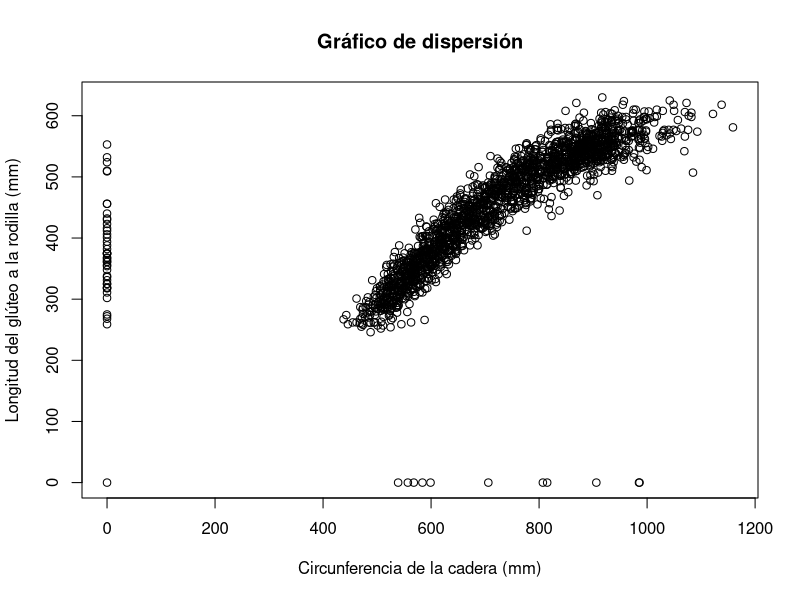
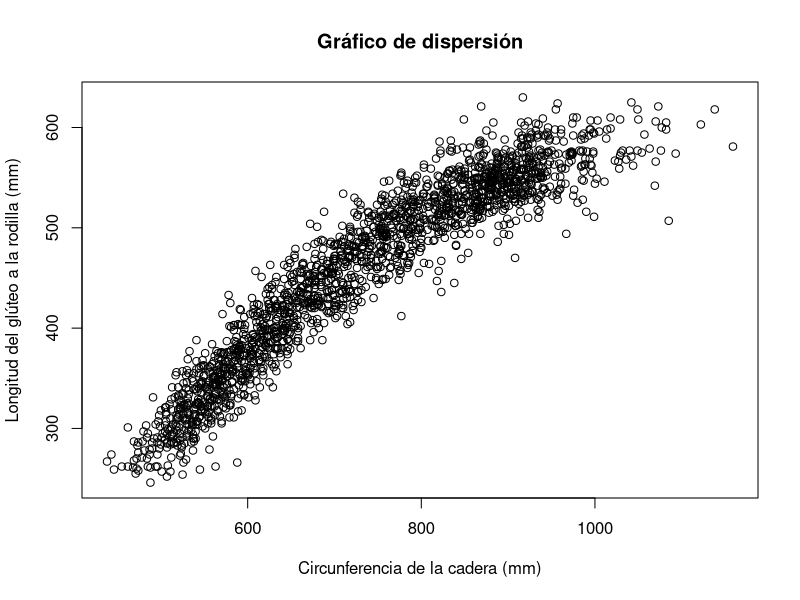
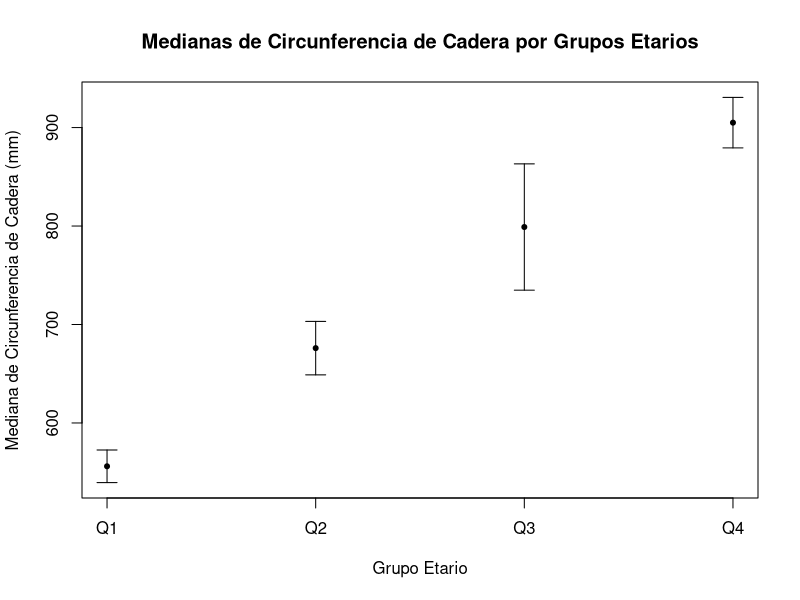
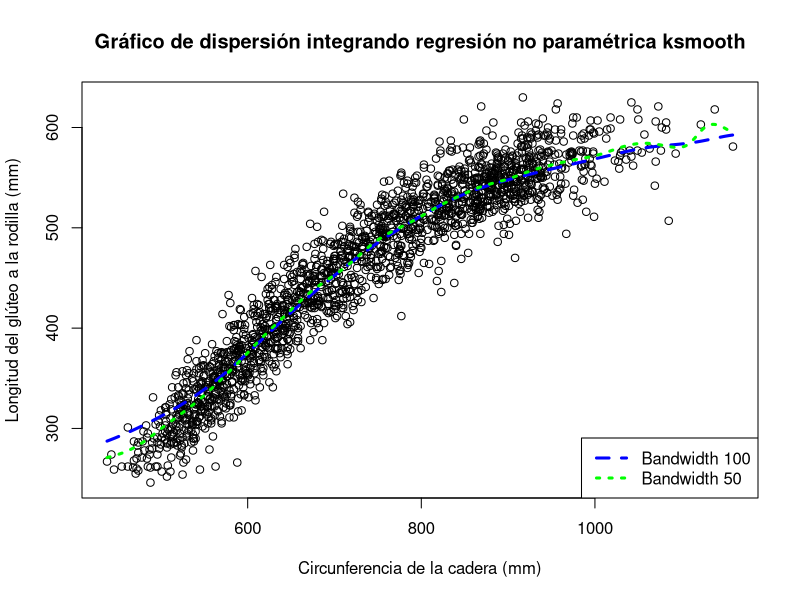
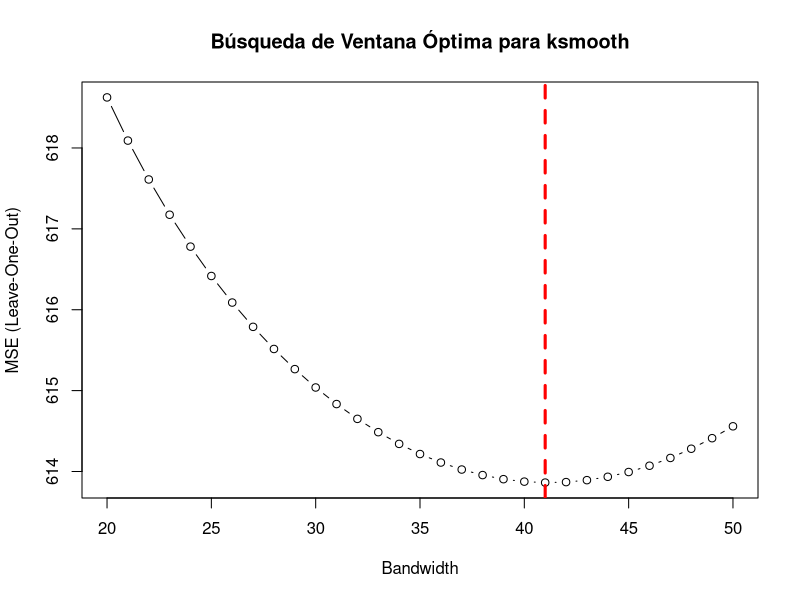
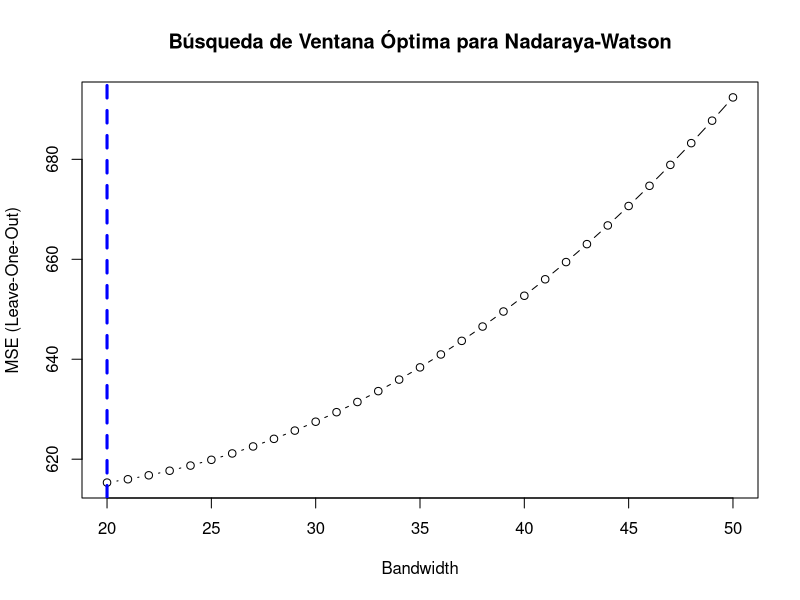
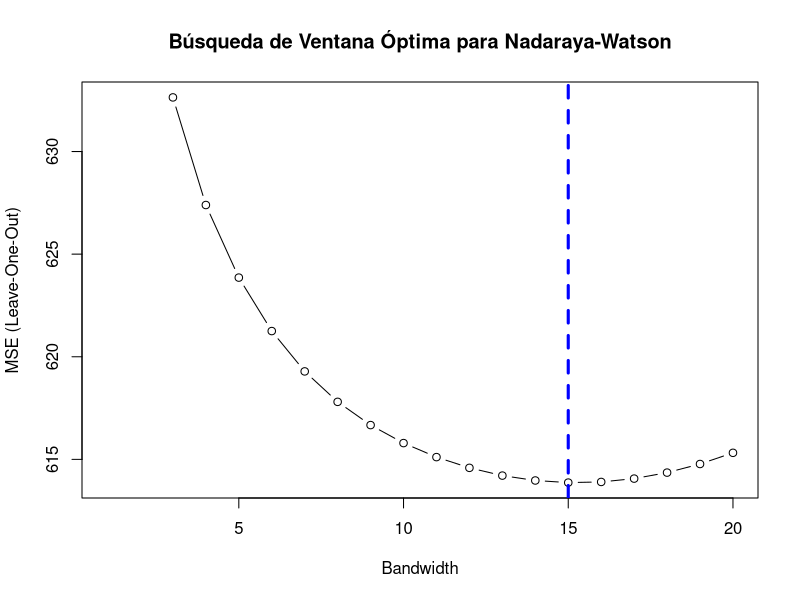
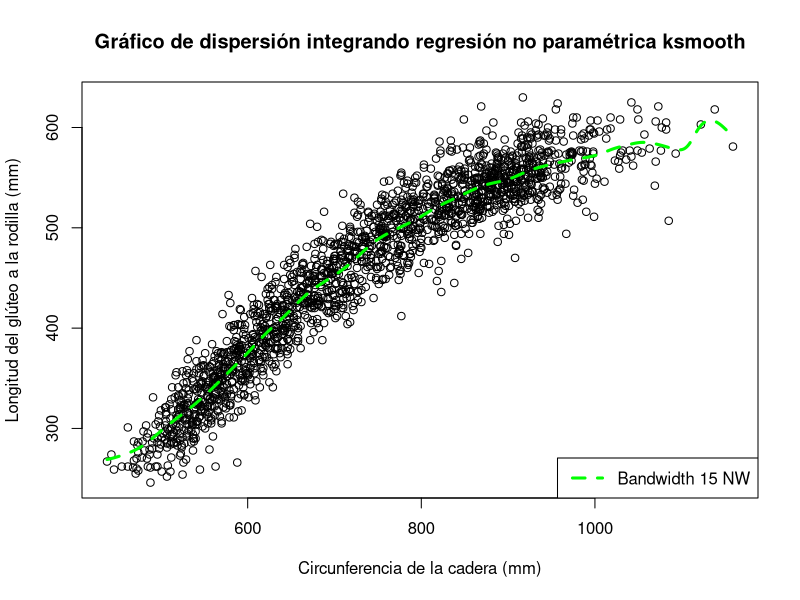

The R script that drew these images, in order:
## ---- chunk 1
knitr::opts_chunk$set(echo = TRUE)
rm(list=ls())
## ---- chunk 2
datos <- read.csv("individuals.csv", sep=";")
poblacion_femenina <- datos[datos$SEX == 2,]
attach(poblacion_femenina)
## ---- chunk 3
plot(
  HIP.CIRCUMFERENCE, BUTTOCK.KNEE.LENGTH,
  main = "Gráfico de dispersión",
  xlab = "Circunferencia de la cadera (mm)", 
  ylab = "Longitud del glúteo a la rodilla (mm)"
)
## ---- chunk 4
plot(HIP.CIRCUMFERENCE[HIP.CIRCUMFERENCE != 0 & BUTTOCK.KNEE.LENGTH != 0],
     BUTTOCK.KNEE.LENGTH[HIP.CIRCUMFERENCE != 0 & BUTTOCK.KNEE.LENGTH != 0],
     main = "Gráfico de dispersión",
     xlab = "Circunferencia de la cadera (mm)",
     ylab = "Longitud del glúteo a la rodilla (mm)"
)
## ---- chunk 5
poblacion_femenina <- poblacion_femenina[
  HIP.CIRCUMFERENCE != 0 & BUTTOCK.KNEE.LENGTH != 0,
]
attach(poblacion_femenina)
## ---- chunk 6
quartiles <- quantile(poblacion_femenina$AGE.IN.MONTHS, probs = c(0.25, 0.5, 0.75))
poblacion_femenina$group <- cut(
  AGE.IN.MONTHS, 
  breaks = c(-Inf, quartiles, Inf), 
  labels = c("Q1", "Q2", "Q3", "Q4")
)

ic_bootstrap <- function(data, n_bootstrap = 1000, conf_level = 0.95) {
  sample_median <- median(data)
  medians <- c()
  
  for (i in 1:n_bootstrap){
    medians <- c(medians, median(sample(data, replace = TRUE)))
  }
  
  se_bootstrap <- (1/n_bootstrap)*sum((medians-mean(medians))^2)
  z_alpha <- qnorm((1 - conf_level) / 2, lower.tail = FALSE)
  lower_bound <- sample_median - z_alpha*se_bootstrap
  upper_bound <- sample_median + z_alpha*se_bootstrap
  list(median = sample_median, lower = lower_bound, upper = upper_bound)
}

results <- lapply(
  split(HIP.CIRCUMFERENCE, poblacion_femenina$group), ic_bootstrap
)

for (i in 1:4) {
  cat("Grupo", names(results)[i], "\n")
  cat("Mediana:", results[[i]]$median, "\n")
  cat("Intervalo de confianza:", results[[i]]$lower, "-", results[[i]]$upper, "\n\n")
}

## ---- chunk 7
groups <- names(results)

medians <- sapply(results, function(x) x$median)
lower_bounds <- sapply(results, function(x) x$lower)
upper_bounds <- sapply(results, function(x) x$upper)

plot(1:4, results$medians, ylim = range(c(lower_bounds, upper_bounds)), xaxt = "n",
     xlab = "Grupo Etario", ylab = "Mediana de Circunferencia de Cadera (mm)",
     main = "Medianas de Circunferencia de Cadera por Grupos Etarios")
axis(1, at = 1:4, labels = groups)
arrows(1:4, lower_bounds, 1:4, upper_bounds, angle = 90, code = 3, length = 0.1)
points(1:4, medians, pch=20)
## ---- chunk 8
X <- HIP.CIRCUMFERENCE
Y <- BUTTOCK.KNEE.LENGTH

plot(X, Y,
     main = "Gráfico de dispersión integrando regresión no paramétrica ksmooth",
     xlab = "Circunferencia de la cadera (mm)",
     ylab = "Longitud del glúteo a la rodilla (mm)"
)
smooth_100 <- ksmooth(X, Y, kernel = "normal", bandwidth = 100)
smooth_50 <- ksmooth(X, Y, kernel = "normal", bandwidth = 50)

lines(smooth_100, col = "blue", lwd = 3, lty = 2)
lines(smooth_50, col = "green", lwd = 3, lty = 3)
legend("bottomright", legend = c("Bandwidth 100", "Bandwidth 50"), 
       col = c("blue", "green"), lty = c(2, 3), lwd = 3)
## ---- chunk 9
loo_mse <- function(bandwidth) {
  n <- length(X)
  mse <- 0
  
  for (i in 1:n) {
    X_train <- X[-i]
    Y_train <- Y[-i]
    smooth <- ksmooth(X_train, Y_train, kernel = "normal", bandwidth = bandwidth, x.points = X[i])
    mse <- mse + (Y[i] - smooth$y)^2
  }
  
  return(mse / n)
}

# Búsqueda de la ventana óptima en la grilla de 20 a 50 con paso 1
bandwidths <- 20:50
mse_values <- sapply(bandwidths, loo_mse)

optimal_bandwidth <- bandwidths[which.min(mse_values)]
plot(bandwidths, mse_values, type = "b", main = "Búsqueda de Ventana Óptima para ksmooth",
     xlab = "Bandwidth", ylab = "MSE (Leave-One-Out)")
abline(v = optimal_bandwidth, col = "red", lwd = 3, lty = 2)
## ---- chunk 10
cat("La ventana óptima obtenida es", optimal_bandwidth)
## ---- chunk 11
# Función para el estimador de Nadaraya-Watson
nwsmooth <- function(x, X, Y, h) {
  K <- function(u) dnorm(u)
  n <- length(X)
  m <- numeric(length(x))
  
  # Si x == X, weights_matrix corresponde a la matriz asociada con 
  # la transformación lineal de Nadaraya-Watson
  weights_matrix <- matrix(nrow = length(x), ncol = n)
  
  for (i in 1:length(x)) {
    weights_matrix[i, ] <- K((X - x[i]) / h)
    weights_matrix[i, ] <- weights_matrix[i, ] / sum(weights_matrix[i, ])
    m[i] <- sum(weights_matrix[i, ] * Y)
  }
  
  return(list(m = m, weights = weights_matrix))
}
## ---- chunk 12

loo_mse_nw <- function(bandwidth) {
  n <- length(X)
  nw_response <- nwsmooth(X, X, Y, bandwidth)
  Y_hat <- nw_response$m
  weights <- nw_response$weights
  mse <- 0
  
  for (i in 1:n){
    mse <- mse + (Y[i]-Y_hat[i])^2 / (1 - weights[i, i])^2
  }
  
  mse <- mse / n
  
  return(mse)
}

mse_values_nw <- sapply(bandwidths, loo_mse_nw)

optimal_bandwidth_nw <- bandwidths[which.min(mse_values_nw)]
plot(bandwidths, mse_values_nw, type = "b", main = "Búsqueda de Ventana Óptima para Nadaraya-Watson",
     xlab = "Bandwidth", ylab = "MSE (Leave-One-Out)")
abline(v = optimal_bandwidth_nw, col = "blue", lwd = 3, lty = 2)

## ---- chunk 13
bandwidths_nw <- 1:20
mse_values_nw <- sapply(bandwidths_nw, loo_mse_nw)

optimal_bandwidth_nw <- bandwidths_nw[which.min(mse_values_nw)]
plot(bandwidths_nw, mse_values_nw, type = "b", main = "Búsqueda de Ventana Óptima para Nadaraya-Watson",
     xlab = "Bandwidth", ylab = "MSE (Leave-One-Out)")
abline(v = optimal_bandwidth_nw, col = "blue", lwd = 3, lty = 2)
## ---- chunk 14
cat("La ventana óptima obtenida es", optimal_bandwidth_nw)
## ---- chunk 15
plot(X, Y,
     main = "Gráfico de dispersión integrando regresión no paramétrica ksmooth",
     xlab = "Circunferencia de la cadera (mm)",
     ylab = "Longitud del glúteo a la rodilla (mm)"
)

x <- seq(min(X), max(X), length.out = 2*length(X))
smooth_nw_opt <- nwsmooth(x, X, Y, optimal_bandwidth_nw)
lines(x, smooth_nw_opt$m, col = "green", lwd = 3, lty = 2)
legend("bottomright", legend = sprintf("Bandwidth %s NW", optimal_bandwidth_nw), 
       col = "green", lty = 2, lwd = 3)
## ---- chunk 16
smooth_opt <- ksmooth(X, Y, kernel = "normal", bandwidth = optimal_bandwidth)

fit_lm <- lm(Y ~ X)

plot(X, Y,
     main = "Gráfico de dispersión integrando regresión no paramétrica nwsmooth",
     xlab = "Circunferencia de la cadera (mm)",
     ylab = "Longitud del glúteo a la rodilla (mm)"
)

lines(smooth_opt, col = "red", lwd = 3, lty = 2)
lines(x, smooth_nw_opt$m, col = "blue", lwd = 3, lty = 3)
abline(fit_lm, col = "green", lwd = 3, lty = 4)
legend("bottomright", legend = c("ksmooth Óptimo", "Nadaraya-Watson Óptimo", "Mínimos Cuadrados"),
       col = c("red", "blue", "green"), lty = c(2, 3, 4), lwd = 3)
## ---- chunk 17
cat("R^2 modelo lineal", summary(fit_lm)$r.squared)

calcular_r2 <- function(Y_real, Y_hat_ksmooth){
  ss_total <- sum((Y_real - mean(Y))^2)
  ss_res_ksmooth <- sum((Y_real - Y_hat_ksmooth)^2)
  rsq <- 1 - (ss_res_ksmooth / ss_total)
  
  return(rsq)
}

## ---- chunk 18
smooth_nw_opt <- nwsmooth(X, X, Y, optimal_bandwidth_nw)
cat("R^2 NW", calcular_r2(Y, smooth_nw_opt$m))
## ---- chunk 19
cat("R^2 ksmooth", calcular_r2(sort(Y), smooth_opt$y))
## ---- chunk 20
linearsmooth <- function(x, X, Y, h) {
  #' x: vector de valores en los que se evaluará el predictor
  #' X: vector de valores de la variable independiente
  #' Y: vector de valores de la variable dependiente
  #' h: ancho de la ventana

  K <- function(u) dnorm(u)
  n <- length(X)
  m <- numeric(length(x))
  
  for (i in 1:length(x)) {
    weights <- K((X - x[i]) / h)
    weights <- weights / sum(weights)  # Normalize weights
    X_design <- cbind(1, X - x[i])
    
    W <- diag(weights)
    XtW <- t(X_design) %*% W
    M1 <- solve(XtW %*% X_design)
    M2 <- XtW %*% Y
    coefs <- M1 %*% M2
    
    m[i] <- coefs[1]
  }
  
  return(m)
}


Y_pred <- linearsmooth(seq(min(X), max(X), length.out=500), X, Y, optimal_bandwidth_nw)
## ---- chunk 21
plot(X, Y,
     main = "Gráfico de dispersión integrando regresión no paramétrica linearsmooth",
     xlab = "Circunferencia de la cadera (mm)",
     ylab = "Longitud del glúteo a la rodilla (mm)"
)

lines(seq(min(X), max(X), length.out=500), Y_pred, col = "blue", lwd = 3, lty = 2)
## ---- chunk 22
h <- 40
Y_pred40 <- linearsmooth(seq(min(X), max(X), length.out=500), X, Y, h)
plot(X, Y,
     main = "Gráfico de dispersión linearsmooth, h = 40",
     xlab = "Circunferencia de la cadera (mm)",
     ylab = "Longitud del glúteo a la rodilla (mm)"
)

lines(seq(min(X), max(X), length.out=500), Y_pred40, col = "red", lwd = 3, lty = 2)

## ---- chunk 23
x <- seq(min(X), max(X), length.out=500)
smooth_nw_opt <- nwsmooth(x, X, Y, optimal_bandwidth_nw)
plot(X, Y,
     main = "Nadaraya-Watson vs linearsmooth con ventanas óptimas",
     xlab = "Circunferencia de la cadera (mm)",
     ylab = "Longitud del glúteo a la rodilla (mm)"
)

lines(x, smooth_nw_opt$m, col = "green", lwd = 3, lty = 2)
lines(seq(min(X), max(X), length.out=500), Y_pred40, col = "red", lwd = 3, lty = 3)
legend("bottomright", legend = c("Nadaraya-Watson Óptimo", "Linearsmooth"),
       col = c("green", "red"), lty = c(2, 3), lwd = 3)

